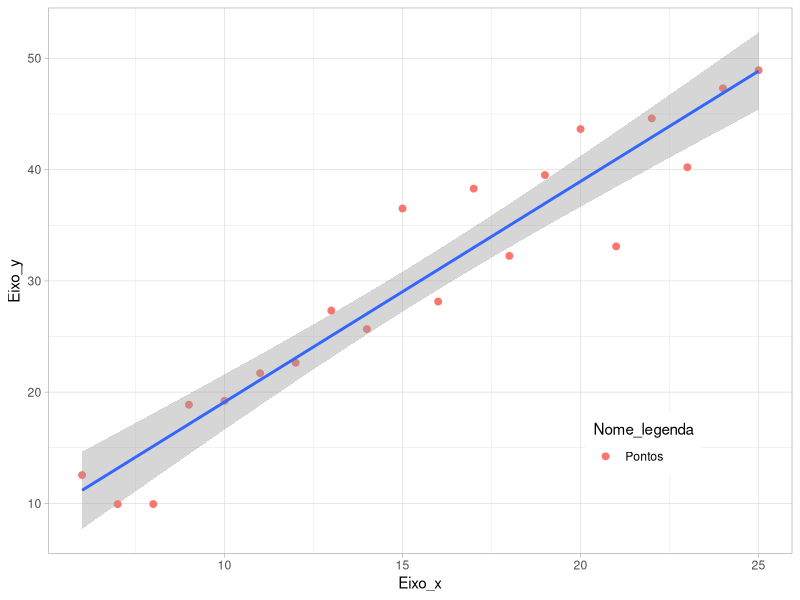

The R script that drew this image:

# Esta linha de comanda não é executada porque começa com um hastag #

# 1) Pacotes a serem usados nas análises -------------------
  library(ggplot2)
  library(car)

# 2) Valores ---------------------------------------------
  X <-  10
  x <-  6:25
  y <-  2*x + rnorm(20, mean = 0, sd = 4)
  df <-  data.frame(x,y)

# 3) Gráficos --------------------------------------------

  ggplot(df, aes(x = x, y = y)) +
    geom_point(size = 2, aes(col ="Pontos")) +
    geom_smooth(method = 'lm', se = T)+
    theme_light()+
    theme(legend.position = c(0.8, 0.2)) +
    labs(x= "Eixo_x", y = "Eixo_y", col = "Nome_legenda")

# 4) Testes Estatísticos --------------------------------

  mod <-  lm(y~x, data = df)
  summary.aov(mod)
  
  
  
